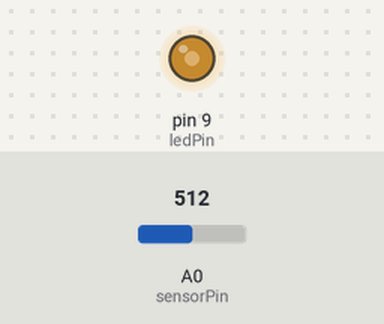
A sketch run on a simulated Arduino Uno, built with avr-gcc and run on an emulated ATmega328P. On the bench: output pins drawn as LEDs (lit = HIGH). The inputs (shaded band) are chosen by the test bench; at power-on: A0 (sensorPin) = 512.

Above: at 1.2 s.
1.3 s: A0 (sensorPin) set to 716
At 2.0 s:
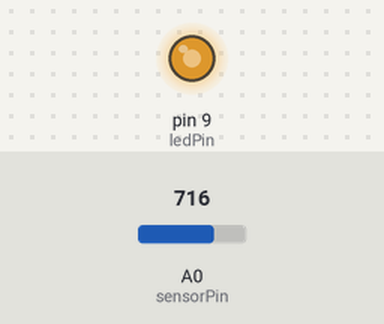
2.8 s: A0 (sensorPin) set to 900
At 3.3 s:
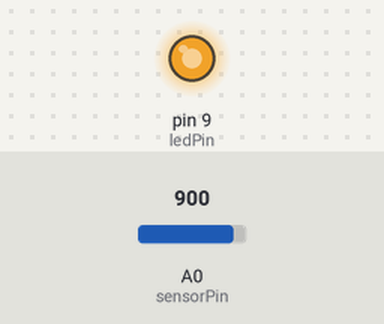
4.3 s: A0 (sensorPin) set to 122
At 5.5 s:
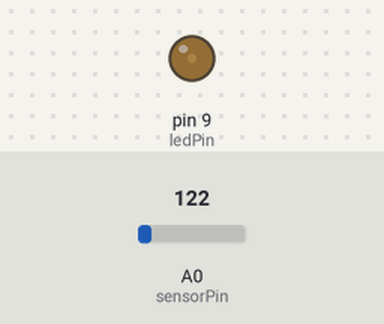
5.8 s: A0 (sensorPin) set to 0
At 6.9 s:
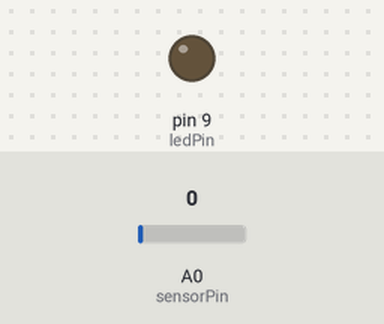
7.3 s: A0 (sensorPin) set to 511
At 7.8 s:
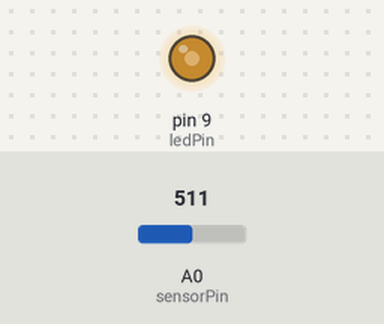
Timing chart, 0 to 9.8 s (numbered marks = the images above; inputs shaded):
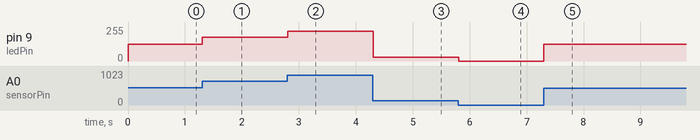

The sketch:

press_sensor.ino
```cpp
int sensorPin = 0; // sensorPin은 센서에 연결한 analogpin0
int ledPin = 9; // ledPin은 LED에 연결한 9번핀
void setup() {
  pinMode(ledPin, OUTPUT); //ledpin을 출력으로 설정
}
void loop() {

  int value = analogRead(sensorPin); //센서값을 읽어들인다.

  //읽어들인 센서값으로 LED밝기를 조정

  int intensity = map(value, 0, 1023, 0, 255);

  analogWrite(ledPin, intensity);
  delay(10); //10초 동안 대기

}
```

Measured:
- after the input at 1.3 s, pin 9 (ledPin): 127/255 → 178/255 at once
- after the input at 2.8 s, pin 9 (ledPin): 178/255 → 224/255 at once
- after the input at 4.3 s, pin 9 (ledPin): 224/255 → 30/255 at once
- after the input at 5.8 s, pin 9 (ledPin): 30/255 → 0/255 at once
- after the input at 7.3 s, pin 9 (ledPin): 0/255 → 127/255 at once
